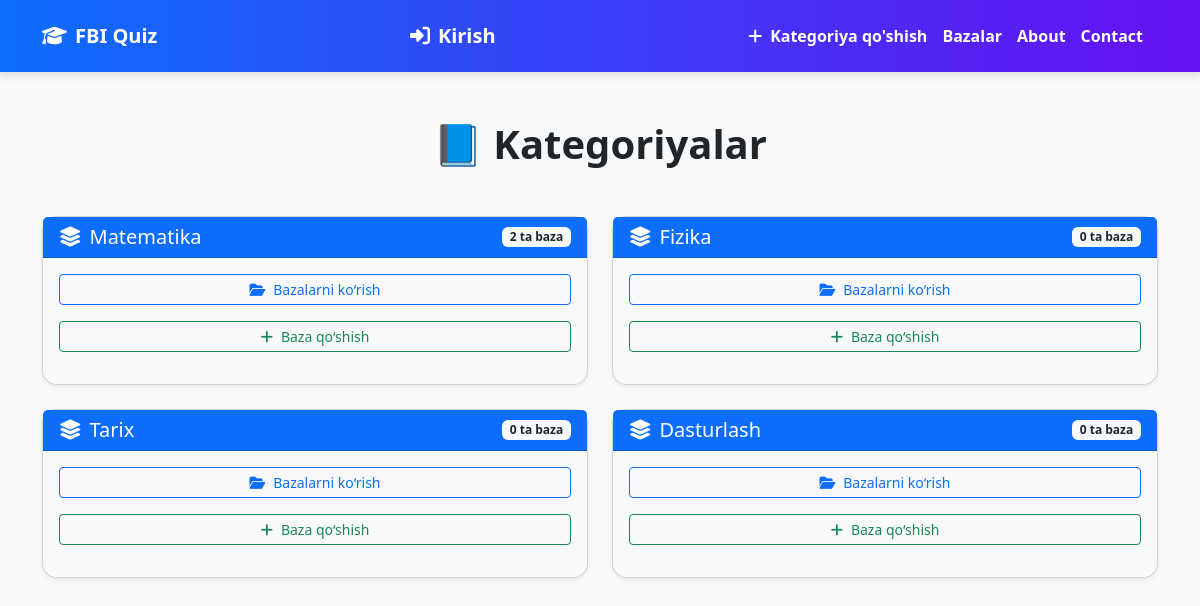
The page / on the database its author committed.
### app/models.py (models this page shows)
class Category(models.Model):
    name = models.CharField(max_length=200)
    baza_count = models.IntegerField(default=0)

### app/views.py (the view)
# urls.py: path('', home, name='home'),
def home(request):
    user = request.user
    categories = Category.objects.all().prefetch_related('baza_set')
    return render(request, 'home.html', {'categories': categories, 'user': user})

### app/templates/home.html (shortened to what this page needs)
<!DOCTYPE html>
<html lang="uz">
<head>
    <link href="https://cdn.jsdelivr.net/npm/bootstrap@5.3.3/dist/css/bootstrap.min.css" rel="stylesheet">
    <link href="https://cdnjs.cloudflare.com/ajax/libs/font-awesome/6.5.0/css/all.min.css" rel="stylesheet">
</head>
<body>
<nav class="navbar navbar-expand-lg navbar-custom py-3">
    <div class="container">
        <a class="navbar-brand text-white" href="https://t.me/fbi0223"><i class="fa-solid fa-graduation-cap me-2"></i><strong>FBI Quiz</strong></a>
        {% if user.is_authenticated %}
        <a class="navbar-brand text-white" href="{% url 'profil:profil' %}"><i class="fa-solid fa-user me-2"></i><strong>Profil</strong></a>
        {% else %}
        <a class="navbar-brand text-white" href="{% url 'profil:login' %}"><i class="fa-solid fa-right-to-bracket me-2"></i><strong>Kirish</strong></a>
        {% endif %}
        <div class="d-flex align-items-center">
            <a class="nav-link d-inline text-white" href="{% url 'app:add_ctg' %}"><i class="fa-solid fa-plus me-2"></i>Kategoriya qo'shish</a>
            <a class="nav-link d-inline text-white" href="{% url 'app:bazalar_view' %}">Bazalar</a>
            <a class="nav-link d-inline text-white" href="{% url 'app:about' %}">About</a>
            <a class="nav-link d-inline text-white" href="{% url 'app:contact' %}">Contact</a>
        </div>
    </div>
</nav>
<div class="container mt-5">
    <h1 class="mb-5 text-center">📘 <strong>Kategoriyalar</strong></h1>
    <div class="row">
        {% for category in categories %}
            <div class="col-md-6 mb-4">
                <div class="card shadow-sm h-100">
                    <div class="card-header d-flex justify-content-between align-items-center bg-primary text-white">
                        <h5 class="mb-0"><i class="fa-solid fa-layer-group me-2"></i>{{ category.name }}</h5>
                        <span class="badge bg-light text-dark">{{ category.baza_set.count }} ta baza</span>
                    </div>
                    <div class="card-body">
                        <button class="btn btn-outline-primary btn-sm w-100 mb-3" type="button" data-bs-toggle="collapse" data-bs-target="#baza-{{ category.id }}">
                            <i class="fa-solid fa-folder-open me-2"></i>Bazalarni ko‘rish
                        </button>
                        <a href="{% url 'app:add_baza' category.id %}" class="btn btn-outline-success btn-sm w-100 mb-3">
                            <i class="fa-solid fa-plus me-2"></i>Baza qo‘shish
                        </a>
                    </div>
                </div>
            </div>
        {% endfor %}
    </div>
</div>
</body>
</html>

### app/templates/home.html (style rules this page uses)
body { background-color: #f8f9fa; font-family: 'Segoe UI', sans-serif; }
.navbar-custom { background: linear-gradient(90deg, #0d6efd, #6610f2); box-shadow: 0 4px 8px rgba(0,0,0,0.1); }
.navbar-custom a { color: #fff !important; font-weight: bold; margin-right: 15px; }
.card { border-radius: 15px; }
.card-body { background-color: #f8f9fa; border-radius: 0 0 15px 15px; }
.card-header { border-radius: 15px 15px 0 0; }

### rows shown on the page
Category: name "Matematika", baza_set.count "2"
Category: name "Fizika", baza_set.count "0"
Category: name "Tarix", baza_set.count "0"
Category: name "Dasturlash", baza_set.count "0"
